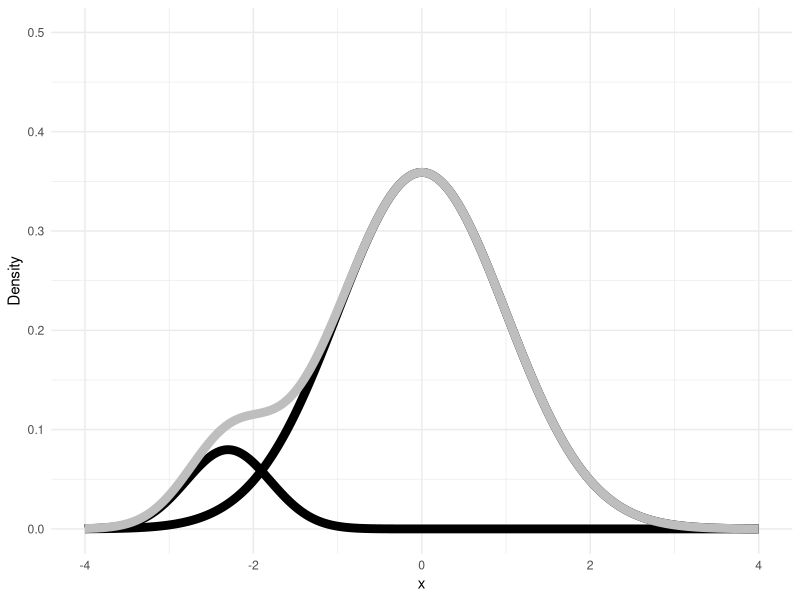

R code for this plot:
library(ggplot2)

x <- rnorm(100000,0,2)
dist1 = dnorm(x,0,1)*.9
dist2 = dnorm(x,-2.3,.5)*.1
mix = dist1 + dist2
data = data.frame(x, dist1, dist2, mix)

plot = ggplot(data, aes(x=x, y=dist1)) +
  geom_line(colour='black', size=3) +
  geom_line(aes(x=x, y=dist2), colour='black', size=3) +
  geom_line(aes(x=x, y=mix), colour='grey', size=3) +
  theme(legend.position="none") +
  scale_y_continuous("Density", limits=c(0,.5)) +
  scale_x_continuous("x", limits=c(-4, 4)) + theme_minimal()
  
plot
